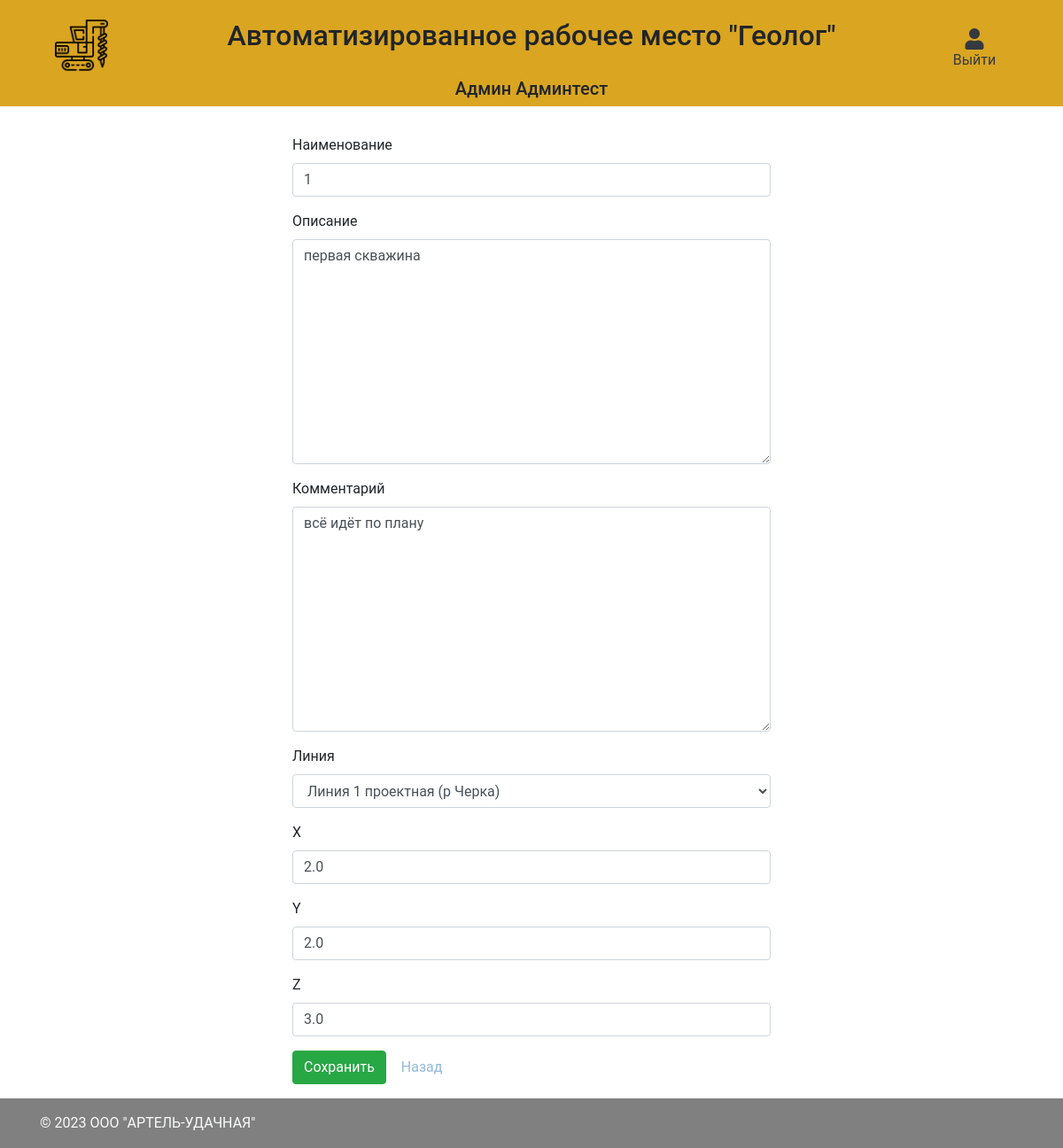
The app's page /wells/edit/2/1 (signed in) with its own data.
### main/models.py (models this page shows, shortened)
class CustomUser(AbstractBaseUser, PermissionsMixin):
    username = models.CharField("Логин пользователя", max_length=50, unique=True)
    first_name = models.CharField("Имя", max_length=50)
    last_name = models.CharField("Фамилия", max_length=50)
    patronymic = models.CharField("Отчество", max_length=50, default="нет")
    team = models.ForeignKey(Team, verbose_name="Номер бригады", on_delete=models.CASCADE, null=True)
    phone_number = models.CharField("Номер телефона", max_length=50, default="Не указано")
    email = models.EmailField(verbose_name="Email", max_length=255, unique=True, blank=True, null=True)
    role = models.ForeignKey(Role, on_delete=models.CASCADE, verbose_name="Должность")
    is_superuser = models.BooleanField(default=False)
    is_active = models.BooleanField(default=True)
    is_admin = models.BooleanField(default=False)
    objects = CustomUserManager()
    created_at = models.DateTimeField("Дата создания", auto_now_add=True)
    updated_at = models.DateTimeField("Дата обновления", auto_now=True)
    USERNAME_FIELD = 'username'
    REQUIRED_FIELDS = ['password']
    class Meta:
        verbose_name = "Пользователь"
        verbose_name_plural = "Пользователи"

class Well(models.Model):
    name = models.CharField("Наименование", max_length=255, unique=True)
    description = models.TextField("Описание", null=True, blank=True)
    comment = models.TextField("Комментарий", null=True, blank=True)
    x = models.FloatField("x", null=True, blank=True)
    y = models.FloatField("y", null=True, blank=True)
    z = models.FloatField("z", null=True, blank=True)
    line = models.ForeignKey(Line, verbose_name="Линия", on_delete=models.CASCADE, null=True)
    pillar_photo = models.ImageField("Фото штаги", upload_to='images/', null=True)
    created_at = models.DateTimeField("Дата создания", auto_now_add=True)
    updated_at = models.DateTimeField("Дата обновления", auto_now=True)
    class Meta:
        verbose_name = "Скважина"
        verbose_name_plural = "Скважины"
        unique_together = ('name', 'line',)

### main/views.py (the view, shortened to what this page needs)
# urls.py: path('wells/edit/<int:task_id>/<int:pk>', views.WellEditView.as_view(), name='wells_edit'),
class WellEditView(LoginRequiredMixin, UpdateView):
    template_name = "main/tasks/wells/edit.html"
    model = models.Well
    form_class = forms.WellUpdateForm
    def get_context_data(self, **kwargs):
        context = super().get_context_data(**kwargs)
        context['task_id'] = self.kwargs.get("task_id")
        return context

### main/forms.py
class WellUpdateForm(forms.ModelForm):
    class Meta:
        model = models.Well
        fields = (
            'name',
            'description',
            'comment',
            'line',
            'x',
            'y',
            'z',
        )

### main/models.py (called while the page is built)
    def __str__(self):
        return self.name

### templates/main/tasks/wells/edit.html (shortened to what this page needs)
{% extends "layout.html" %}
{% block content %}
{% load widget_tweaks %}
    <div class="col-12">
        <div class="row justify-content-center">
        <div class="col-md-6">
            <form method="post">
                {% for field in form.visible_fields %}
                    <div class="form-group">
                        <label for="{{ field.id_for_label }}">{{ field.label }}</label>
                        {% render_field field class="form-control" placeholder=field.label %}
                    </div>
                {% endfor %}
                <div class="form-group">
                    <button type="submit" class="btn btn-success">
                     Сохранить
                    </button>
                    <a href="/wells/{{ task_id }}/{{object.id}}" class="btn btn-default">Назад</a>
                </div>
            </form>
        </div>
        </div>
    </div>
{% endblock %}

### templates/layout.html (shortened to what this page needs)
<html lang="en">
    <head>
        <link rel="stylesheet" href="https://maxcdn.bootstrapcdn.com/bootstrap/4.0.0/css/bootstrap.min.css">
        <link rel="stylesheet" href="https://cdnjs.cloudflare.com/ajax/libs/font-awesome/5.15.4/css/all.min.css" />
        <link rel="stylesheet" href="/static/css/main.css" />
    </head>
    <body class="d-flex flex-column min-vh-100">
      <div class="container-fluid navbar-light bg-navbar-main">
        <div class="row">
            <div class="col-12 col-lg-2 text-center mt-3">
              <a href="/"><img class="img-fluid navbar-brand" src="/static/images/navbar_brand.png"></a>
            </div>
            <div class="col-12 col-lg-8 justify-content-center d-flex align-items-center">
              <h2>Автоматизированное рабочее место "Геолог"</h2>
            </div>
            <div class="col-12 col-lg-2 text-center mt-3">
              <ul class="d-none d-lg-block navbar-nav mr-auto mt-2 ml-3 ml-md-0 mt-lg-0 justify-content-center">
                {% if request.user.is_authenticated %}
                  <li class="nav-item dropdown">
                    <a class="nav-link d-flex flex-column text-dark mt-2" href="/logout">
                      <i class="fa fa-user" aria-hidden="true" style="font-size: 24px;"></i> Выйти
                    </a>
                  </li>
                {% else %}
                  {% comment %} <li class="nav-item m-lg-0">
                    <i class="fa fa-user" aria-hidden="true" style="font-size: 24px;">Войти</i>
                  </li> {% endcomment %}
                {% endif %}
              </ul>
            </div>
            <div class="col-12 col-lg-12 justify-content-center d-flex align-items-center">
              <h5 class="text-center">
                {% if request.user.is_authenticated %}
                  {{ request.user.first_name }} {{ request.user.last_name }}
                {% else %}
                  {% comment %} <li class="nav-item m-lg-0">
                    <i class="fa fa-user" aria-hidden="true" style="font-size: 24px;">Войти</i>
                  </li> {% endcomment %}
                {% endif %}
              </h5>
            </div>
        </div>
      </div>
      <div class="container mt-4">
          <div class="row">
              {% block content %}{% endblock %}
          </div>
      </div>
      <footer class="mt-auto py-3" style="background-color: #808080">
        <div class="container">
          <span class="text-light">© 2023 OOO "АРТЕЛЬ-УДАЧНАЯ"</span>
        </div>
      </footer>
    </body>
</html>

### static/css/main.css (style rules this page uses)
body { font-family: "Roboto", sans-serif; height: 100vh; }
.bg-navbar-main { background-color: #DAA520; }
a { color: #92badd; display:inline-block; text-decoration: none; font-weight: 400; }
.navbar-brand { width: 35%!important; }

### records on screen
CustomUser: user.first_name "Админ", user.last_name "Админтест"
Well: name "1" "первая скважина" "всё идёт по плану" "Линия 1 проектная (р Черка)" "2.0" "2.0" "3.0"

### other values on screen
{{ field.label }} "Наименование" "Описание" "Комментарий" "Линия" "X" "Y" "Z"
